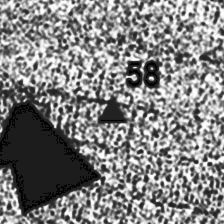
#> input picture equalized_images/58.jpg, 224 x 224 px
$ python augm.py
#> lines starting #> are read from the running program, lines starting #| are printed output that depends on the picture
import cv2
import numpy as np
import os

# Fungsi: rotasi gambar
def rotate_image(image, angle):
    (h, w) = image.shape[:2]
    center = (w // 2, h // 2)

    matrix = cv2.getRotationMatrix2D(center, angle, 1.0)
    rotated = cv2.warpAffine(image, matrix, (w, h))
    return rotated

# Fungsi: ubah brightness
def adjust_brightness(image, factor):
    hsv = cv2.cvtColor(image, cv2.COLOR_BGR2HSV)
    hsv = np.array(hsv, dtype=np.float64)
    hsv[:, :, 2] *= factor
    hsv[:, :, 2][hsv[:, :, 2] > 255] = 255
    hsv = np.array(hsv, dtype=np.uint8)
    return cv2.cvtColor(hsv, cv2.COLOR_HSV2BGR)

# Fungsi: zoom (crop center lalu resize)
def zoom_image(image, zoom_factor=1.2):
    h, w = image.shape[:2]
    new_h, new_w = int(h / zoom_factor), int(w / zoom_factor)
    y1 = (h - new_h) // 2
    x1 = (w - new_w) // 2
    cropped = image[y1:y1+new_h, x1:x1+new_w]
    return cv2.resize(cropped, (w, h))

# Path gambar input
input_path = "equalized_images/58.jpg"
image = cv2.imread(input_path)
#> image is the input picture: shape (224, 224, 3); min 0, max 255, mean 129.8
output_folder = "img58"
os.makedirs(output_folder, exist_ok=True)

# Simpan versi asli
cv2.imwrite(f"{output_folder}/original.jpg", image)

# Flip horizontal
cv2.imwrite(f"{output_folder}/flip_h.jpg", cv2.flip(image, 1))
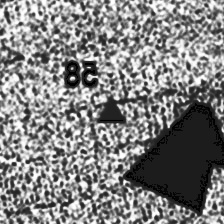
#> saved as flip_h.jpg: shape (224, 224, 3); min 0, max 255, mean 129.8

# Flip vertical
cv2.imwrite(f"{output_folder}/flip_v.jpg", cv2.flip(image, 0))
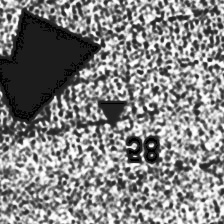
#> saved as flip_v.jpg: shape (224, 224, 3); min 0, max 255, mean 129.8

# Rotasi 30 derajat
cv2.imwrite(f"{output_folder}/rotate_30.jpg", rotate_image(image, 30))
#> in rotate_image, `rotated = cv2.warpAffine(image, matrix, (w, h))`:
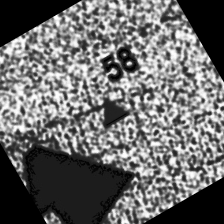
#> rotated: shape (224, 224, 3); min 0, max 255, mean 107.4

# Brightness +40%
cv2.imwrite(f"{output_folder}/bright_up.jpg", adjust_brightness(image, 1.4))
#> in adjust_brightness, `hsv = cv2.cvtColor(image, cv2.COLOR_BGR2HSV)`: hsv: shape (224, 224, 3); mean H, S, V 0, 0, 129.8
#> in adjust_brightness, `hsv = np.array(hsv, dtype=np.float64)`: hsv: shape (224, 224, 3) float64; mean H, S, V 0, 0, 129.8
#> in adjust_brightness, `hsv[:, :, 2] *= factor`: hsv: shape (224, 224, 3) float64; mean H, S, V 0, 0, 181.7
#> in adjust_brightness, `hsv[:, :, 2][hsv[:, :, 2] > 255] = 255`: hsv: shape (224, 224, 3) float64; mean H, S, V 0, 0, 166.5
#> in adjust_brightness, `hsv = np.array(hsv, dtype=np.uint8)`: hsv: shape (224, 224, 3); mean H, S, V 0, 0, 166.2
#> in adjust_brightness, `return cv2.cvtColor(hsv, cv2.COLOR_HSV2BGR)`:
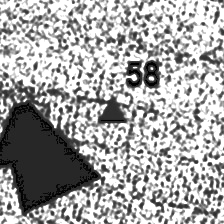
#> returned value: shape (224, 224, 3); min 0, max 255, mean 166.2

# Brightness -30%
cv2.imwrite(f"{output_folder}/bright_down.jpg", adjust_brightness(image, 0.7))
#> call 2 of adjust_brightness, with factor = 0.7
#> in adjust_brightness (call 2), `hsv[:, :, 2] *= factor`: hsv: shape (224, 224, 3) float64; mean H, S, V 0, 0, 90.9
#> in adjust_brightness (call 2), `hsv = np.array(hsv, dtype=np.uint8)`: hsv: shape (224, 224, 3); mean H, S, V 0, 0, 90.4
#> in adjust_brightness (call 2), `return cv2.cvtColor(hsv, cv2.COLOR_HSV2BGR)`:
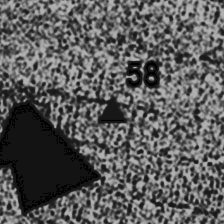
#> returned value: shape (224, 224, 3); min 0, max 178, mean 90.4

# Zoom in (1.2x)
cv2.imwrite(f"{output_folder}/zoom.jpg", zoom_image(image, zoom_factor=1.2))
#> in zoom_image, `cropped = image[y1:y1+new_h, x1:x1+new_w]`:
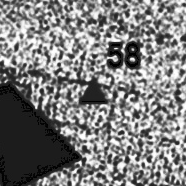
#> cropped: shape (186, 186, 3); min 0, max 255, mean 125.3
#> in zoom_image, `return cv2.resize(cropped, (w, h))`:
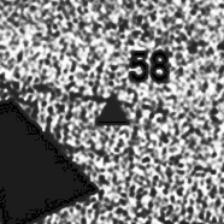
#> returned value: shape (224, 224, 3); min 0, max 255, mean 125.1

print("✅ Semua augmentasi selesai. Lihat folder 'augmented_manual'")

$ run again, with equalized_images/10.jpg copied over equalized_images/58.jpg
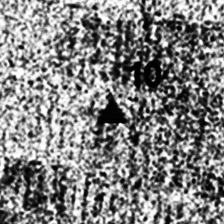
#> input picture equalized_images/10.jpg, 224 x 224 px
#> image is the input picture: shape (224, 224, 3); min 0, max 255, mean 128.9
#> in rotate_image, `rotated = cv2.warpAffine(image, matrix, (w, h))`:
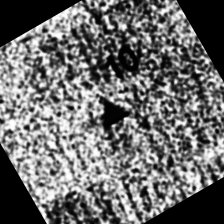
#> rotated: shape (224, 224, 3); min 0, max 255, mean 107.5
#> in zoom_image, `return cv2.resize(cropped, (w, h))`:
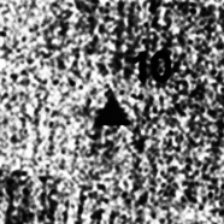
#> returned value: shape (224, 224, 3); min 0, max 255, mean 122.4

$ run again, with equalized_images/23.jpg copied over equalized_images/58.jpg
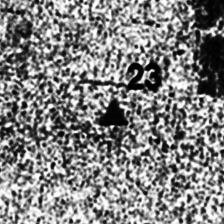
#> input picture equalized_images/23.jpg, 224 x 224 px
#> image is the input picture: shape (224, 224, 3); min 0, max 255, mean 129.1
#> in rotate_image, `rotated = cv2.warpAffine(image, matrix, (w, h))`:
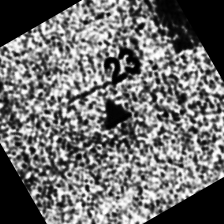
#> rotated: shape (224, 224, 3); min 0, max 255, mean 109.4
#> in zoom_image, `return cv2.resize(cropped, (w, h))`:
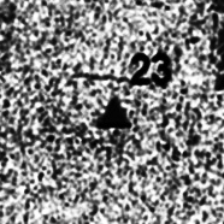
#> returned value: shape (224, 224, 3); min 0, max 255, mean 129.3

$ run again, with equalized_images/26.jpg copied over equalized_images/58.jpg
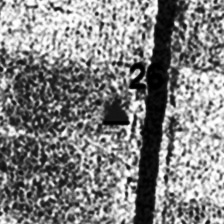
#> input picture equalized_images/26.jpg, 224 x 224 px
#> image is the input picture: shape (224, 224, 3); min 0, max 255, mean 128.6
#> in zoom_image, `return cv2.resize(cropped, (w, h))`:
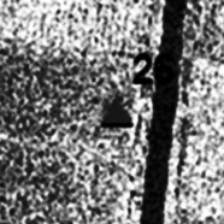
#> returned value: shape (224, 224, 3); min 0, max 255, mean 121.1
